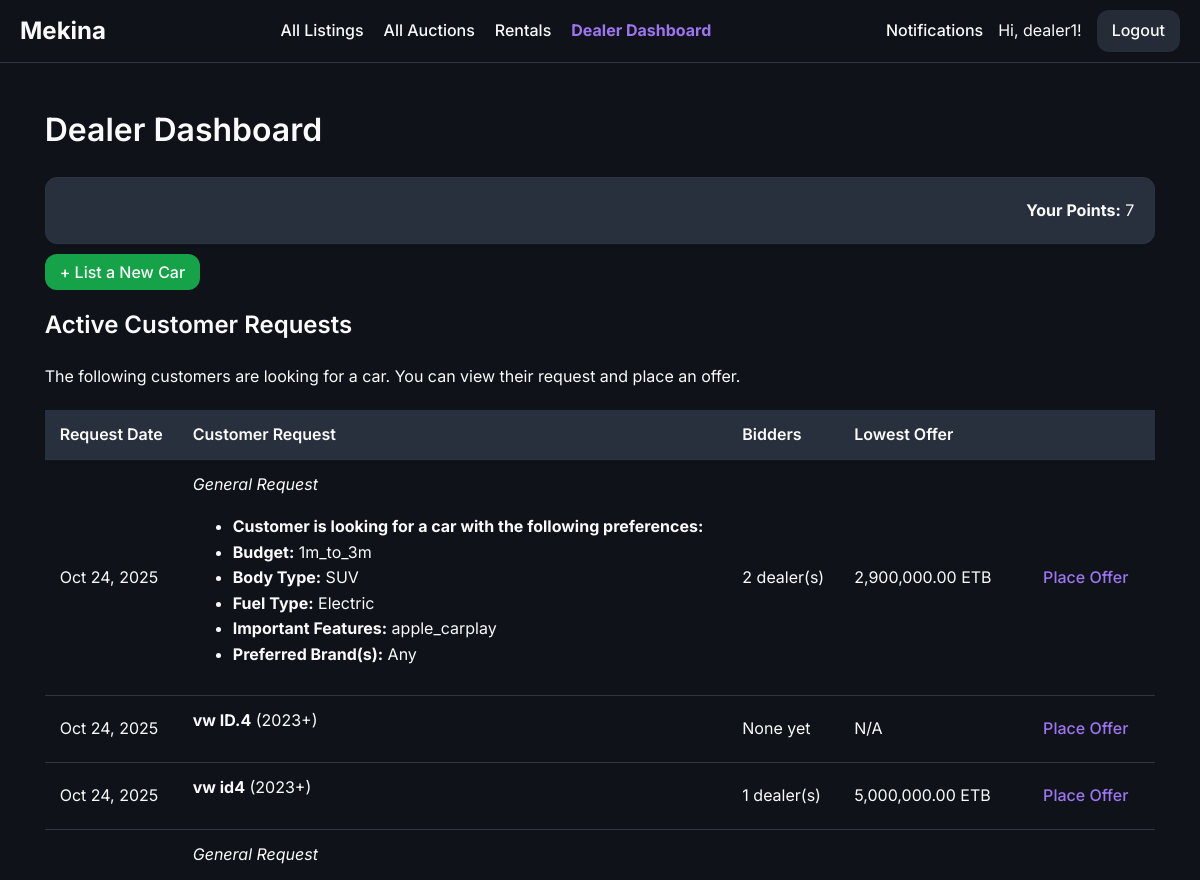
/dealer/dashboard (signed in, upper part), run on an earlier commit of the app's database.
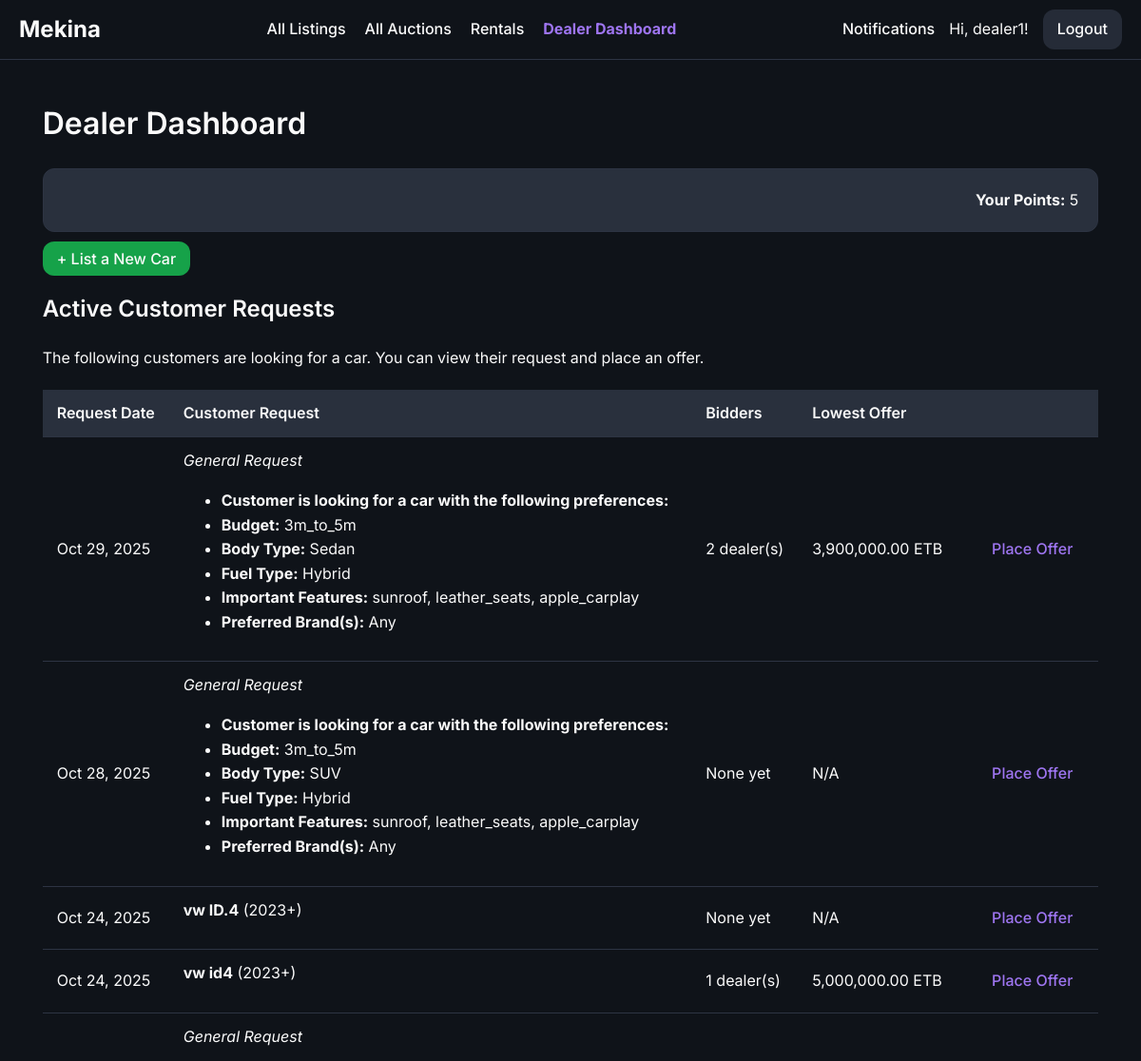
And on a later commit of the database.
### models/user.py (models this page shows, shortened)
class User(UserMixin, db.Model):
    id = db.Column(db.Integer, primary_key=True)
    username = db.Column(db.String(64), index=True, unique=True, nullable=False)
    email = db.Column(db.String(120), index=True, unique=True, nullable=False)
    phone_number = db.Column(db.String(20), nullable=True)
    password_hash = db.Column(db.String(128))
    is_admin = db.Column(db.Boolean, default=False)
    is_dealer = db.Column(db.Boolean, default=False)
    is_rental_company = db.Column(db.Boolean, default=False)
    points = db.Column(db.Integer, nullable=False, default=5) # Points for dealers to bid
    cars = db.relationship('Car', backref='owner', lazy='dynamic')
    bids = db.relationship('Bid', backref='bidder', lazy='dynamic')
    dealer_bids = db.relationship('DealerBid', backref='dealer', lazy='dynamic')
    car_requests = db.relationship('CarRequest', backref='customer', lazy='dynamic')

### models/car_request.py (models this page shows)
class CarRequest(db.Model):
    __tablename__ = 'car_requests'
    id = db.Column(db.Integer, primary_key=True)
    make = db.Column(db.String(64), nullable=True)
    model = db.Column(db.String(64), nullable=True)
    min_year = db.Column(db.Integer, nullable=True)
    max_mileage = db.Column(db.Integer, nullable=True)
    notes = db.Column(db.Text, nullable=True)
    status = db.Column(db.String(20), default='active', nullable=False) # e.g., active, completed, expired
    created_at = db.Column(db.DateTime, default=datetime.utcnow)
    user_id = db.Column(db.Integer, db.ForeignKey('user.id'), nullable=False)
    dealer_bids = db.relationship('DealerBid', foreign_keys='DealerBid.request_id', backref='car_request', lazy='dynamic', cascade="all, delete-orphan")
    accepted_bid_id = db.Column(db.Integer, db.ForeignKey('dealer_bid.id', use_alter=True, name='fk_car_requests_accepted_bid_id'), nullable=True)
    accepted_bid = db.relationship('DealerBid', foreign_keys=[accepted_bid_id])

### routes/dealer.py (the view)
@dealer_bp.route('/dashboard')
@login_required
@dealer_required
def dashboard():
    bid_count_subquery = db.session.query(
        DealerBid.request_id,
        func.count(DealerBid.id).label('bid_count')
    ).group_by(DealerBid.request_id).subquery()
    lowest_offer_subquery = db.session.query(
        DealerBid.request_id,
        func.min(DealerBid.price).label('lowest_offer')
    ).group_by(DealerBid.request_id).subquery()
    active_requests = db.session.query(CarRequest, bid_count_subquery.c.bid_count, lowest_offer_subquery.c.lowest_offer).\
        outerjoin(bid_count_subquery, CarRequest.id == bid_count_subquery.c.request_id).\
        outerjoin(lowest_offer_subquery, CarRequest.id == lowest_offer_subquery.c.request_id).\
        filter(CarRequest.status == 'active').order_by(CarRequest.created_at.desc()).all()
    my_cars = Car.query.filter_by(owner_id=current_user.id).order_by(Car.id.desc()).all()
    my_car_ids = [car.id for car in my_cars]
    my_auctions = Auction.query.filter(Auction.car_id.in_(my_car_ids)).all()
    my_auction_ids = [auction.id for auction in my_auctions]
    unanswered_questions = Question.query.filter(
        Question.auction_id.in_(my_auction_ids),
        Question.answer_text == None
    ).order_by(Question.timestamp.desc()).all()
    unanswered_request_questions = RequestQuestion.query.join(DealerBid).filter(
        DealerBid.dealer_id == current_user.id,
        RequestQuestion.answer_text == None
    ).order_by(RequestQuestion.timestamp.desc()).all()
    return render_template(
        'dealer_dashboard.html',
        requests=active_requests,
        my_cars=my_cars,
        unanswered_questions=unanswered_questions,
        unanswered_request_questions=unanswered_request_questions,
        now=datetime.utcnow()
    )

### routes/dealer.py (called while the page is built)
def dealer_required(f):
    @wraps(f)
    def decorated_function(*args, **kwargs):
        if not current_user.is_authenticated or not (current_user.is_dealer or current_user.is_admin):
            from flask import abort
            abort(403) # Forbidden
        return f(*args, **kwargs)
    return decorated_function

### templates/dealer_dashboard.html (shortened to what this page needs)
{% extends "base.html" %}
{% macro display_request_notes(notes) %}
    {% set lines = notes.split('\n') %}
    <ul class="request-notes-list">
    {% for line in lines %}
        {% if line.strip() and ':' in line %}
            {% set parts = line.split(':', 1) %}
            <li>
                <strong>{{ parts[0].replace('-', '').strip() }}:</strong>
                <span>{{ parts[1].strip() }}</span>
            </li>
        {% elif line.strip() %}
            <li>{{ line.strip() }}</li>
        {% endif %}
    {% endfor %}
    </ul>
{% endmacro %}
{% block content %}
    <h1>Dealer Dashboard</h1>
    <div style="margin-bottom: 20px;">
        <div class="stat-card" style="margin-bottom: 1rem; text-align: right;">
            <strong>Your Points:</strong> {{ current_user.points }}
        </div>
        <a href="{{ url_for('seller.submit_car') }}" class="nav-button" style="background-color: hsl(var(--success)); text-decoration: none;">+ List a New Car</a>
    </div>
    <div class="dashboard-section">
        <h2>Active Customer Requests</h2>
        {% if requests %}
            <p>The following customers are looking for a car. You can view their request and place an offer.</p>
            <div class="table-responsive-wrapper">
                <table class="dashboard-table">
                <thead>
                    <tr>
                        <th>Request Date</th>
                        <th>Customer Request</th>
                        <th>Bidders</th>
                        <th>Lowest Offer</th>
                        <th class="actions-column"></th>
                    </tr>
                </thead>
                <tbody>
                    {% for car_request, bid_count, lowest_offer in requests %}
                    <tr class="clickable-row" data-href="{{ url_for('dealer.place_bid', request_id=car_request.id) }}">
                        <td>{{ car_request.created_at.strftime('%b %d, %Y') }}</td>
                        <td>
                            {% if car_request.make and car_request.model %}
                                <strong>{{ car_request.make }} {{ car_request.model }}</strong> ({{ car_request.min_year or 'Any' }}+)
                            {% else %}
                                <em>General Request</em>
                            {% endif %}
                            {% if car_request.make and car_request.model %}
                                <blockquote class="compact">{{ car_request.notes|truncate(100) }}</blockquote>
                            {% else %}
                                {{ display_request_notes(car_request.notes) }}
                            {% endif %}
                        </td>
                        <td>
                            {% if bid_count and bid_count > 0 %}
                                {{ bid_count }} dealer(s)
                            {% else %}
                                <span class="text-muted">None yet</span>
                            {% endif %}
                        </td>
                        <td>
                            {% if lowest_offer %}
                                {{ '{:,.2f}'.format(lowest_offer) }} ETB
                            {% else %}
                                <span class="text-muted">N/A</span>
                            {% endif %}
                        </td>
                        <td class="actions-column">
                            <a href="{{ url_for('dealer.place_bid', request_id=car_request.id) }}" class="btn">Place Offer</a>
                        </td>
                    </tr>
                    {% endfor %}
                </tbody>
            </table>
            </div>
        {% else %}
            <p>There are no active customer requests at the moment.</p>
        {% endif %}
    </div>
{% endblock %}

### templates/base.html (shortened to what this page needs)
<!DOCTYPE html>
<html lang="en">
<head>
    <link rel="stylesheet" href="{{ url_for('static', filename='css/style.css') }}">
</head>
<body>
    <nav>
        <a href="{{ url_for('main.home') }}" class="nav-brand">Mekina</a>
        <div class="nav-menu" id="nav-menu">
            <ul>
                {% if current_user.is_authenticated and current_user.is_admin %}
                    <li><a href="{{ url_for('admin.dashboard') }}" class="{{ 'active' if request.endpoint == 'admin.dashboard' }}">Dashboard</a></li>
                    <li><a href="{{ url_for('admin.rental_management') }}" class="{{ 'active' if request.endpoint == 'admin.rental_management' }}">Manage Rentals</a></li>
                    <li><a href="{{ url_for('admin.user_management') }}" class="{{ 'active' if request.endpoint == 'admin.user_management' }}">Users</a></li>
                    <li><a href="{{ url_for('auctions.list_auctions') }}" class="{{ 'active' if request.endpoint == 'auctions.list_auctions' }}">Manage Listings</a></li>
                {% elif current_user.is_authenticated and current_user.is_rental_company %}
                    <li><a href="{{ url_for('rentals.dashboard') }}" class="{{ 'active' if request.endpoint == 'rentals.dashboard' }}">Rental Dashboard</a></li>
                {% elif current_user.is_authenticated %}
                    <li><a href="{{ url_for('main.all_listings') }}" class="{{ 'active' if request.endpoint == 'main.all_listings' }}">All Listings</a></li>
                    <li><a href="{{ url_for('auctions.list_auctions') }}" class="{{ 'active' if request.endpoint == 'auctions.list_auctions' }}">All Auctions</a></li>
                    <li><a href="{{ url_for('rentals.list_rentals') }}" class="{{ 'active' if request.endpoint == 'rentals.list_rentals' }}">Rentals</a></li>
                    {% if current_user.is_dealer %}
                        <li><a href="{{ url_for('dealer.dashboard') }}" class="{{ 'active' if request.endpoint == 'dealer.dashboard' }}">Dealer Dashboard</a></li>
                    {% endif %}
                {% endif %}
            </ul>
            <div class="nav-right">
                {% if current_user.is_authenticated %}
                    <a href="{{ url_for('main.notifications') }}">
                        Notifications
                    </a>
                    <span>Hi, {{ current_user.username }}!</span>
                    <a href="{{ url_for('auth.logout') }}" class="nav-button">Logout</a>
                {% else %}
                    <a href="{{ url_for('auth.login') }}" class="nav-button">Login</a>
                    <a href="{{ url_for('auth.register') }}" class="nav-button">Register</a>
                {% endif %}
            </div>
        </div>
    </nav>
    <main class="container">
        {% block content %}{% endblock %}
    </main>
</body>
</html>

What changed in the data, as far as the page shows it:
no longer on this page (row edited): CarRequest: created_at "Oct 24, 2025", shows "General Request", parts "Customer is looking for a car with the following preferences" "Budget" "Body Type" "Fuel Type" "Important Features" "Preferred Brand(s)", parts "1m_to_3m" "SUV" "Electric" "apple_carplay" "Any", user "2", lowest_offer "2,900,000.00"
changed User "dealer1": points "7" → "5"
added CarRequest: created_at "Oct 29, 2025", shows "General Request", parts "Customer is looking for a car with the following preferences" "Budget" "Body Type" "Fuel Type" "Important Features" "Preferred Brand(s)", parts "3m_to_5m" "Sedan" "Hybrid" "sunroof, leather_seats, apple_carplay" "Any", user "2", lowest_offer "3,900,000.00"
added CarRequest: created_at "Oct 28, 2025", shows "General Request", parts "Customer is looking for a car with the following preferences" "Budget" "Body Type" "Fuel Type" "Important Features" "Preferred Brand(s)", parts "3m_to_5m" "SUV" "Hybrid" "sunroof, leather_seats, apple_carplay" "Any", shows "None yet", shows "N/A"
